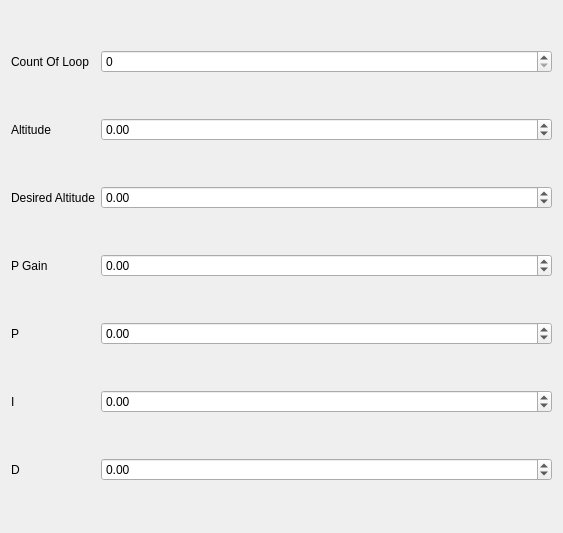
<?xml version="1.0" encoding="UTF-8"?>
<ui version="4.0">
 <class>DebugWidget</class>
 <widget class="QWidget" name="DebugWidget">
  <property name="geometry">
   <rect>
    <x>0</x>
    <y>0</y>
    <width>563</width>
    <height>533</height>
   </rect>
  </property>
  <property name="windowTitle">
   <string>Form</string>
  </property>
  <layout class="QHBoxLayout" name="horizontalLayout">
   <item>
    <layout class="QGridLayout" name="gridLayout">
     <item row="5" column="0">
      <widget class="QLabel" name="label_6">
       <property name="text">
        <string>I</string>
       </property>
      </widget>
     </item>
     <item row="2" column="0">
      <widget class="QLabel" name="label_2">
       <property name="sizePolicy">
        <sizepolicy hsizetype="Maximum" vsizetype="Preferred">
         <horstretch>0</horstretch>
         <verstretch>0</verstretch>
        </sizepolicy>
       </property>
       <property name="text">
        <string>Desired Altitude</string>
       </property>
      </widget>
     </item>
     <item row="6" column="0">
      <widget class="QLabel" name="label_7">
       <property name="text">
        <string>D</string>
       </property>
      </widget>
     </item>
     <item row="4" column="0">
      <widget class="QLabel" name="label_5">
       <property name="text">
        <string>P</string>
       </property>
      </widget>
     </item>
     <item row="3" column="0">
      <widget class="QLabel" name="label_4">
       <property name="text">
        <string>P Gain</string>
       </property>
      </widget>
     </item>
     <item row="0" column="0">
      <widget class="QLabel" name="label_3">
       <property name="text">
        <string>Count Of Loop</string>
       </property>
      </widget>
     </item>
     <item row="1" column="0">
      <widget class="QLabel" name="label">
       <property name="sizePolicy">
        <sizepolicy hsizetype="Preferred" vsizetype="Preferred">
         <horstretch>0</horstretch>
         <verstretch>0</verstretch>
        </sizepolicy>
       </property>
       <property name="text">
        <string>Altitude</string>
       </property>
      </widget>
     </item>
     <item row="0" column="1">
      <widget class="QSpinBox" name="countOfLopp">
       <property name="maximum">
        <number>100000</number>
       </property>
      </widget>
     </item>
     <item row="1" column="1">
      <widget class="QDoubleSpinBox" name="altitude">
       <property name="minimum">
        <double>-100000.000000000000000</double>
       </property>
       <property name="maximum">
        <double>100000.000000000000000</double>
       </property>
      </widget>
     </item>
     <item row="2" column="1">
      <widget class="QDoubleSpinBox" name="desiredAltitude">
       <property name="minimum">
        <double>-100000.000000000000000</double>
       </property>
       <property name="maximum">
        <double>100000.000000000000000</double>
       </property>
      </widget>
     </item>
     <item row="3" column="1">
      <widget class="QDoubleSpinBox" name="pGain">
       <property name="minimum">
        <double>-100000.000000000000000</double>
       </property>
       <property name="maximum">
        <double>100000.000000000000000</double>
       </property>
      </widget>
     </item>
     <item row="4" column="1">
      <widget class="QDoubleSpinBox" name="P">
       <property name="minimum">
        <double>-100000.000000000000000</double>
       </property>
       <property name="maximum">
        <double>100000.000000000000000</double>
       </property>
      </widget>
     </item>
     <item row="5" column="1">
      <widget class="QDoubleSpinBox" name="I">
       <property name="minimum">
        <double>-100000.000000000000000</double>
       </property>
       <property name="maximum">
        <double>100000.000000000000000</double>
       </property>
      </widget>
     </item>
     <item row="6" column="1">
      <widget class="QDoubleSpinBox" name="D">
       <property name="minimum">
        <double>-100000.000000000000000</double>
       </property>
       <property name="maximum">
        <double>100000.000000000000000</double>
       </property>
      </widget>
     </item>
    </layout>
   </item>
   <item>
    <layout class="QVBoxLayout" name="verticalLayout"/>
   </item>
  </layout>
 </widget>
 <resources/>
 <connections/>
</ui>
